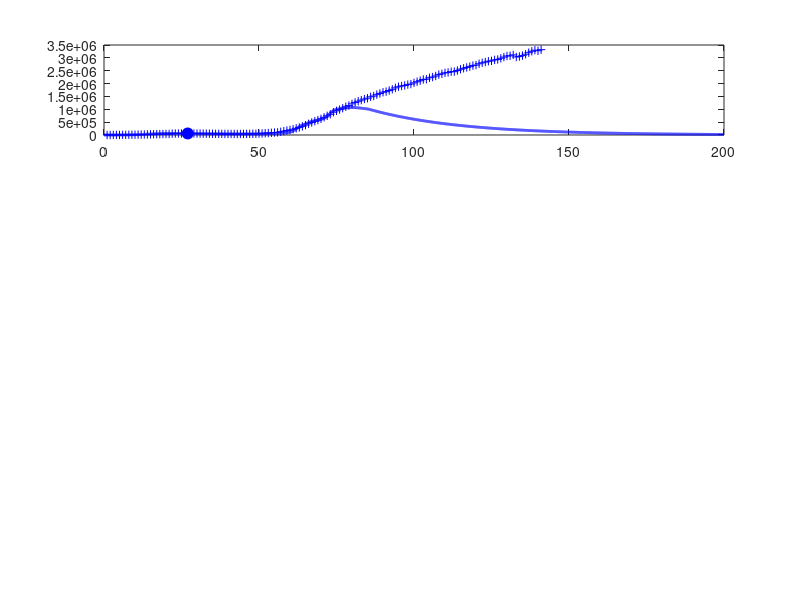

The MATLAB source for this figure: (Note: this script raises an error after producing the figure.)
% svr19.m

% Revised:  2020 03 25

% Mathemtatical model for the spread of the covid19 virus
% Model for GLOBAL spread of virus
% Model for CHINA spread of virus: download svr19CHINA.m
% Data from https://www.worldometers.info/coronavirus/
% Date file:  covid19.mat  variable covid19
% Model specified by the variables in the INPUT SECTION of the Script

% DOING PHYSICS WITH MATLAB: 
%   https://d-arora.github.io/Doing-Physics-With-Matlab/
% Documentation
%   http://www.physics.usyd.edu.au/teach_res/mp/doc/sird19E.htm
% Download Scripts
%   http://www.physics.usyd.edu.au/teach_res/mp/mscripts/

% Ian Cooper
% email: matlabvisualphysics@gmail.com
% Matlab 2019b

% Populations: Data d / Model
% Susceptible individuals:  Sd  S
% Active infections (currently infected);  Id  I
% Recovered:  Rd  R
% Dead:  Dd  D

close all
clear
clc

global Imax Rmax Dmax ITmax Smax

load('covid19.mat')

% save covid19.mat covid19

% DATA: variable covid19
% Col 1: World   Id   Currently Infected Cases
% Col 2: World   Rd   Recovered
% Col 3: World   Dd   Deaths

% Data for China with Script svr19CHINA.m
% Col 4: China   Total infected cases
% Col 5: China   Currently Infected Cases
% Col 6: China   Deaths
% Col 7: USA     Total infected cases
% Col 8: USA     Currently infected cases
% Col 9: USA     Deaths
% Col 10: AUST     Total infected cases
% Col 11: AUST     Currently infected cases
% Col 12: AUST     Deaths
% Col 13: IND     Total infected cases
% Col 14: IND     Currently infected cases
% Col 15: IND     Deaths


% Model: number of time steps 
  num = 5000;

% *********************************************************************  
% INPUTS: Model Parameters
% ********************************************************************* 

% Maximum number of days for model   [200]
  tMax = 200;
% Initial number of infections   [0.004] 
  I = zeros(num,1);
  I(1) = 0.004;
% Adjustible model parameters  
% S --> I  [0.38] 
  a = 0.39;
% I --> R  [0.036]
  b = 0.028;
% I --> D  [0.0025]
  d = 0.0058;
  

% *********************************************************************  
% SETUP
% ********************************************************************* 
  
% DATA: Id Rd Dd / Number of data days for COVID19  
  Ndays = find(covid19 == 0,1) - 1;  
  Id  = covid19(1:Ndays,1);
  Rd = covid19(1:Ndays,2);
  Dd    = covid19(1:Ndays,3);

% Model: S  D  R  
  S = zeros(num,1);
  D = zeros(num,1);
  R = zeros(num,1);
  
% Model: Initial values for populations
  S(1) = 1;
  D(1) = 0;
  R(1) = 0;   
  
% TIME [days]
  t = linspace(0,tMax,num)';
  dt = t(2) - t(1);

% SURGE FACTORS
  s = zeros(num,1);
  for n = 1:num-1
    if t(n) > 30;  s(n) = 0.33; end
    if t(n) > 58;  s(n) = 0.85; end 
    if t(n) > 64;  s(n) = 1.90; end   
    if t(n) > 68;  s(n) = 2.80; end 
    if t(n) > 71;  s(n) = 3.50; end  
    if t(n) > 75;  s(n) = 4.50; end  
    if t(n) > 85; s(n) = 0.00; end  
  end  
  

% *********************************************************************  
% MODEL: Time Evolution
% ********************************************************************* 
 
for n = 1:num-1
  dS = -a*S(n)*I(n)*dt;
  dI = -dS;
  I(n+1) = I(n) + dI;
  dR = b*I(n)*dt;
  dD = d*I(n)*dt;
  surge = s(n)*S(n)*dt;
  R(n+1) = R(n)+ dR;
  D(n+1) = D(n) + dD;
  S(n+1) = S(n) + dS + surge;
  I(n+1) = I(n+1) - dR - dD;
end

% Scaling I, R and D values at day specified by t_index 
%   I(27) = Id(27)
  t_index = 27;
  index = find(t > t_index,1);
  f = Id(t_index)./ I(index);

% Scale populations
  I = f.*I;
  R = f.*R;
  D = f*D;
  
  Imax = max(I);
  Rmax = max(R);
  Dmax = max(D);
  Smax = max(S);
  
% Model: total population that has been infected;  
  Itot = I + R + D;
  ITmax = max(Itot);
  
% Data
  Idtot = Id + Rd + Dd;
  Idmax = max(Id);
  Rdmax = max(Rd);
  Ddmax = max(Dd);
  ITdmax = max(Idtot);
  
% Percentages: model
  pI = 100*I(end) / Itot(end);
  pR = 100*R(end) / Itot(end);
  pD = 100*D(end) / Itot(end);
  
% Percentages: Data
  pId = 100*Id(end) / Idtot(end);
  pRd = 100*Rd(end) / Idtot(end);
  pDd = 100*Dd(end) / Idtot(end);

  
  
% *********************************************************************  
% GRAPHICS
% ********************************************************************* 

figure(1)
  set(gcf,'units','normalized');
  set(gcf,'position',[0.02 0.05 0.3 0.75]);
  set(gcf,'color','w');

subplot(4,1,1)  % INFECTIONS
    xP = 1: Ndays;
    yP = Id;
    plot(xP,yP,'b+')   
    hold on
    
    xP = t_index; yP = Id(t_index);
    plot(xP,yP,'bo','markerfacecolor','b','markersize',8)
    
    xP = t; yP = I;
    plot(xP,yP,'b','linewidth',2)
   
    plotMonths(1)
    
    grid on
    title('Active Infections  I')
    ylabel('I','FontName','Times New Roman')  
    set(gca,'fontsize',12)
  
    
subplot(4,1,2)   % RECOVERIES
    xP = 1: Ndays;
    yP = Rd; 
    plot(xP,yP,'k+')
    hold on
 
    xP = t_index; yP = Rd(t_index);
    plot(xP,yP,'ko','markerfacecolor','k','markersize',8)
    
    xP = t; yP = R;
    plot(xP,yP,'k','linewidth',2)
    
    plotMonths(2)
    
    grid on

    ylabel('R')
    title('Recoveries  R')
    set(gca,'fontsize',12)
   
 
 subplot(4,1,3)    % DEATHS
    xP = 1: Ndays;
    yP = Dd; 
    plot(xP,yP,'r+')
    hold on
 
    xP = t_index; yP = Dd(t_index);
    plot(xP,yP,'ro','markerfacecolor','r','markersize',8)
    
    xP = t; yP = D;
    plot(xP,yP,'r','linewidth',2)
    
    plotMonths(3)
    grid on
    
    ylabel('D')
    title('Deaths  D')
    set(gca,'fontsize',12) 
    
    
 subplot(4,1,4)   % Total infections
 
    th = 5;
    k = log(2)/th;
    v0 = 177400/exp(k*60);
    v = v0.*exp(k*t);
  %  v(v > ITmax) = ITmax;
    
    xP = t(1:2500);
    yP = v(1:2500);
    plot(xP,yP,'r','linewidth',1.2)
   
    hold on
    xP = 1: Ndays;
    yP = Idtot; 
    plot(xP,yP,'b+')
    hold on
    xP = t; yP = Itot;
    plot(xP,yP,'b','linewidth',2)
    
    plotMonths(4)
    
    ylim([0 1.2*ITmax])
    grid on
    xlabel('days elapsed')
    ylabel('I_{tot}','FontName','Times New Roman')
    title('Total Infections I_{tot}');
    set(gca,'fontsize',12) 
    
    
    
figure(2)
   set(gcf,'units','normalized');
   set(gcf,'position',[0.60 0.05 0.25 0.25]);
   set(gcf,'color','w');

   fig = figure(2);
   left_color = [0 0 0];
   right_color = [1 0 1];
   set(fig,'defaultAxesColorOrder',[left_color; right_color]);
   
    plotMonths(5)   
        
    yyaxis left
    xP = t; yP = S;
    plot(xP,yP,'k','linewidth',2)
    grid on
    xlabel('days elapsed')
    ylabel('Susceptible population  S') 
      
    yyaxis right
    xP = t; yP = s;
    plot(xP,yP,'m','linewidth',1)
    grid on
    ylabel('surge factor  s') 
        
    set(gca,'fontsize',12)    

    
    
    
figure(7)
   set(gcf,'units','normalized');
   set(gcf,'position',[0.33 0.05 0.25 0.35]);
   set(gcf,'color','w');

   xlim([0 120])
   ylim([0 250])
   hh = 250; dh = -25;
   
   txt = 'Start date:  22 January 2020';
   Htext = text(0,hh,txt,'fontsize',12);
   set(Htext,'color','k')
   
   hh = hh+dh;
   txt = 'Model Parameters';
   text(0,hh,txt,'fontsize',12)
   
   hh = hh+dh;
   txt = sprintf('I(0) = %3.0f   a = %2.3f   b = %2.3f   d = %2.3f', ...
       I(1),a,b,d);
   text(0,hh,txt,'fontsize',12)
      
   hh = hh+2*dh; 
   txt = 'DATA';
   text(0,hh,txt,'fontsize',12)
   
    z = datenum([2020 1 22]);
    z = z + Ndays-1;
    z = datetime(z,'ConvertFrom','datenum');
    z.Format = 'dd-MMM-yyyy';
    txt = cellstr(z) ; 
    text(20,hh,txt,'fontsize',12)
    
   hh = hh+dh;
   z1 = Id(end); z2 = Rd(end); z3 = Dd(end); z4 = z1+z2+z3;  
   txt = sprintf('I = %5.0f    R = %5.0f    D = %5.0f    I_{tot} = %5.0f', z1,z2,z3,z4);
   text(6,hh,txt,'fontsize',12)
   
   % Recoveries and Deaths
    pR = 100*Rd(end)/(Rd(end)+Dd(end));
    pD = 100*Dd(end)/(Rd(end)+Dd(end));
    hh = hh+dh;
    txt = sprintf('percent: Active = %2.1f  Recoveries = %2.1f    Deaths = %2.1f   ',pId,pRd,pDd);
    text(2,hh,txt,'fontsize',12)  
   
   hh = hh+2*dh; 
   txt = 'MODEL PREDICTIONS';
   text(0,hh,txt,'fontsize',12)
   
    z = datenum([2020 1 22]);
    z = z + tMax;
    z = datetime(z,'ConvertFrom','datenum');
    z.Format = 'dd-MMM-yyyy';
    txt = cellstr(z) ; 
    text(60,hh,txt,'fontsize',12)
   
   hh = hh+dh;
    z1 = I(end); z2 = R(end); z3 = D(end); z4 = z1+z2+z3;  
    txt = sprintf('I = %5.0f    R = %5.0f    D = %5.0f    I_{tot} = %5.0f', z1,z2,z3,z4);
    text(6,hh,txt,'fontsize',12)

   hh = hh+dh;
    txt = 'Peak';
    text(10,hh,txt,'fontsize',12)
    z = find(I == Imax,1);
    z = t(z) + datenum([2020 1 22]);
    z = datetime(z,'ConvertFrom','datenum');
    z.Format = 'dd-MMM-yyyy';
    txt = cellstr(z) ; 
    text(30,hh,txt,'fontsize',12)
   
    txt = sprintf('I_{peak} = %5.0f',Imax);
    text(70,hh,txt,'fontsize',12)
   
    hh = hh+dh;
    txt = sprintf('percent: Active = %2.1f  Recoveries = %2.1f    Deaths = %2.1f   ',pI,pR,pD);
    text(2,hh,txt,'fontsize',12)   
       

    
    axis off
   
    
    function  pM = plotMonths(z)
     global Imax Rmax Dmax ITmax Smax
     
     % Months
       m1 = [2020 01 22];    % day zero
       m2 = [2020 02  1];    % Feb
       m3 = [2020 03  1];    % Mar
       m4 = [2020 04  1];    % Apr
       m5 = [2020 05  1];    % May
       m6 = [2020 06  1];    % Jun
       m7 = [2020 07  1];    % Jul
       m8 = [2020 08  1];    % Aug
   
      tm(1) = datenum(m1);
      tm(2) = datenum(m2) - tm(1);
      tm(3) = datenum(m3) - tm(1);
      tm(4) = datenum(m4) - tm(1);
      tm(5) = datenum(m5) - tm(1);
      tm(6) = datenum(m6) - tm(1);
      tm(7) = datenum(m7) - tm(1);
      tm(8) = datenum(m8) - tm(1);
   
      if z == 1; yMax = Imax; end
      if z == 2; yMax = Rmax; end
      if z == 3; yMax = Dmax; end
      if z == 4; yMax = ITmax; end
      if z == 5; yMax = Smax; end
      
      for n = 2:8
        plot([tm(n), tm(n)], [0, yMax],'linewidth',1,'color', [0.5 0.5 0.5]);
        hold on
      end
      
      ys = 0.8;
      text(22, ys*yMax,'F')
      text(52, ys*yMax,'M')
      text(82, ys*yMax,'A')
      text(112,ys*yMax,'M')
      text(142,ys*yMax,'J')
      text(172,ys*yMax,'J')
      
   end
   
   
